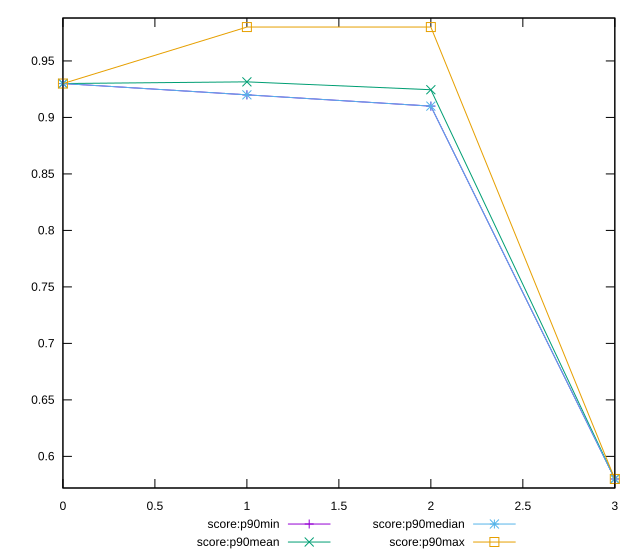

Generate this figure with gnuplot:
reset

$scoreP90Min <<EOF
0 0.93
1 0.92
2 0.91
3 0.58
EOF

$scoreP90Mean <<EOF
0 0.9300000000000017
1 0.9314893617021286
2 0.9245161290322568
3 0.5799999999999988
EOF

$scoreP90Median <<EOF
0 0.93
1 0.92
2 0.91
3 0.58
EOF

$scoreP90Max <<EOF
0 0.93
1 0.98
2 0.98
3 0.58
EOF

set key outside below
set xrange [0:3]
set yrange [0.5719999999999988:0.988]
set trange [0.5719999999999988:0.988]
set terminal svg size 640, 560 enhanced background rgb 'white'
set output "report/report_00029_2021-02-24T13-36-40.390Z/dom-size/progression/score.svg"

plot $scoreP90Min title "score:p90min" with linespoints, \
     $scoreP90Mean title "score:p90mean" with linespoints, \
     $scoreP90Median title "score:p90median" with linespoints, \
     $scoreP90Max title "score:p90max" with linespoints

reset
